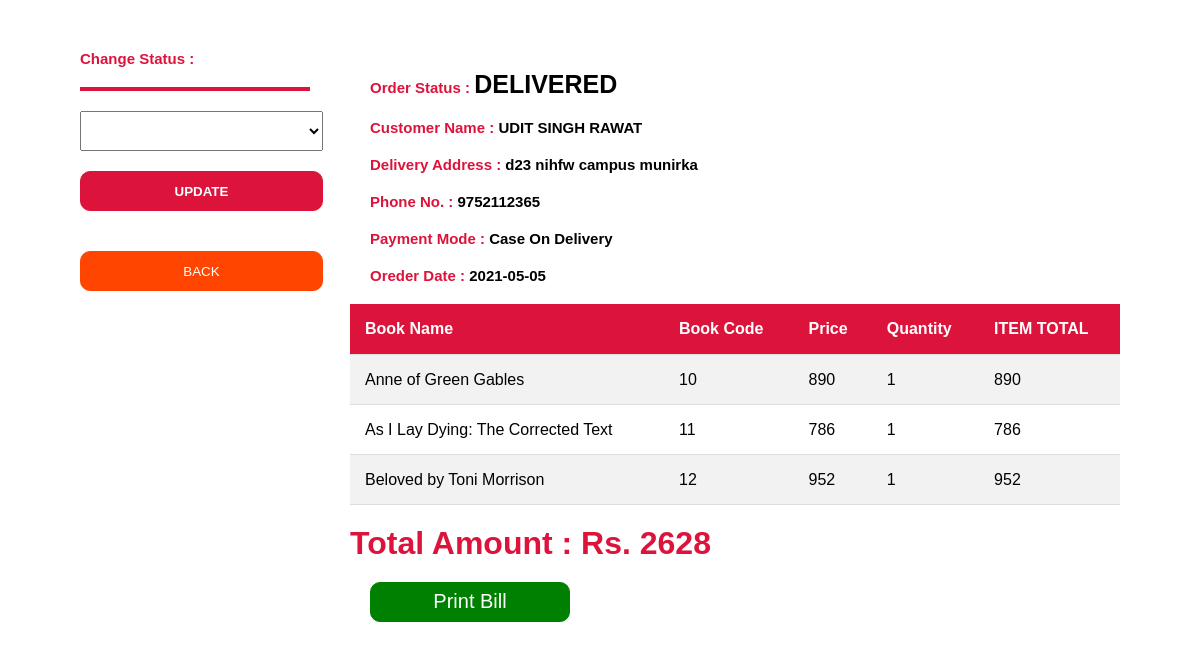
Page /orderlist.php?id=55-19 (signed in) on the committed database.
### tables this page shows
CREATE TABLE `orders` (
  `order_id` int(8) NOT NULL,
  `customer_id` int(8) NOT NULL,
  `name` varchar(30) NOT NULL,
  `phone` varchar(13) NOT NULL,
  `address` text NOT NULL,
  `date1` date NOT NULL,
  `status` varchar(15) NOT NULL,
  `mode` varchar(17) NOT NULL,
  `card_no` int(20) DEFAULT NULL,
  `security_code` varchar(10) DEFAULT NULL,
  `card_name` varchar(30) DEFAULT NULL
);

CREATE TABLE `cart` (
  `order_id` int(8) NOT NULL,
  `customer_id` int(8) NOT NULL,
  `book_name` varchar(50) NOT NULL,
  `book_code` varchar(8) NOT NULL,
  `quantity` int(2) NOT NULL,
  `price` int(4) NOT NULL
);

### orderlist.php (the view, shortened to what this page needs)
<?php
    include_once('config.php');
    if(isset($_GET['id'])){
        $value =explode("-",$_GET['id']);
        $customer_id = $value[1];
        $order_id = $value[0];
        $query = $con->prepare('SELECT * FROM orders WHERE order_id = :order_id and customer_id = :customer_id');
        if (!$query->execute(array(':order_id' => $order_id, ':customer_id' => $customer_id))) return false;
        $count= $query->rowCount();
        if ($count == 0){
            echo("<script>alert('ORDER NOT FOUND !');</script>");
        }else{
        $results = $query->fetchAll(\PDO::FETCH_ASSOC);
        foreach ($results as $row){
            $status = $row['status'];
            $name = $row['name'];
            $address = $row['address'];
            $phone = $row['phone'];
            $mode = $row['mode'];
            $date = $row['date1'];
        }
    }
    }
?>
<!DOCTYPE html>
<html lang="en">
<head>
    <link rel="stylesheet" href="./css/index.css">
    <link rel="stylesheet" href="./css/track.css">
    <link rel="stylesheet" href="./css/orderlist.css">
</head>
<body>
    <div class="body-container">
        <div class="sidebar">
            <h2>Change Status :</h2>
            <hr>
            <form action="" method="post" enctype="multipart/form-data">
            <select name="status" id="status" required>
                    <option value=""></option>
                    <option value="received">received</option>
                    </select>
                  <input type="submit" id="track" value="UPDATE" name="track">
            </form>
            <a href="orderstable.php"><button id="back">BACK</button></a>
        </div>
        <div class="book-container">
            <div><h2>Order Status : <span id="tk"><?php echo isset($status) ? $status : ''; ?></span></h2>
            <h2>Customer Name : <span><?php echo isset($name) ? $name : ''; ?></span></h2>
            <h2>Delivery Address : <span><?php echo isset($address) ? $address : ''; ?></span></h2>
            <h2>Phone No. : <span><?php echo isset($phone) ? $phone : ''; ?></span></h2>
            <h2>Payment Mode : <span><?php echo isset($mode) ? $mode : ''; ?></span></h2>
            <h2>Oreder Date : <span><?php echo isset($date) ? $date : ''; ?></span></h2>
            </div>
            <div>
            <table id="myTable">
            <tr>
            <th>Book Name</th>
            <th>Book Code</th>
            <th>Price</th>
            <th>Quantity</th>
			<th>ITEM TOTAL</th>
        </tr>
        <?php
            $sub_total = 0;
            if(isset($order_id) && isset($customer_id)){
                $query = $con->prepare('SELECT * FROM cart WHERE order_id = :order_id and customer_id = :customer_id');
                if (!$query->execute(array(':order_id' => $order_id, ':customer_id' => $customer_id))) return false;
                $results = $query->fetchAll(\PDO::FETCH_ASSOC);
                $count2= $query->rowCount();
                if($count2 != 0){
                foreach ($results as $res){
                 echo "<tr>";
                 echo "<td id='code'>".$res['book_name']."</td>";
                 echo "<td id='name'>".$res['book_code']."</td>";
                 echo "<td id='name'>".$res['price']."</td>";
                 echo "<td id='price'>".$res['quantity']."</td>";
                 $sub_total +=$res['price']*$res['quantity'];
			     echo "<td id='quantity'>".$res['price']*$res['quantity']."</td>";
        	    echo "</tr>";
            }
        }
         }
        ?>
    </table>
    <h1>Total Amount : Rs. <span><?php echo isset($sub_total) ? $sub_total : ''; ?></span></h1>
    <button id="print">Print Bill</button>
            </div>
        </div>
    </div>
</body>
</html>

### css/index.css (style rules this page uses)
* { margin: 0; padding: 0; box-sizing: border-box; font-family: Arial, Helvetica, sans-serif; }
body { width: 100%; }
.body-container { margin: 0 auto; margin-top: 30px; display: flex; width: 90%; }
.body-container .sidebar { width: 25%; }
h1,hr { color: crimson; margin-top: 20px; }
hr { border: 2px solid crimson; }
.body-container .book-container { width: 75%; padding: 20px; }

### css/track.css (style rules this page uses)
.sidebar hr,h2 { margin: 20px; }
.sidebar input { width: 90%; height: 40px; display: block; margin: 20px; }
.sidebar #track { border: 1px solid crimson; background-color: crimson; color: white; font-weight: bold; border-radius: 10px; }
h2 { color: crimson; font-size: 15px; }
.book-container h2 span { font-size: 15px; color: black; }
.book-container h2 #tk { font-size: 25px; text-transform: uppercase; }
table { width: 100%; margin-top: 20px; border-collapse: collapse; }
th, td { padding: 15px; text-align: left; border-bottom: 1px solid #ddd; }
th { height: 50px; text-align: left; background-color: crimson; color: white; }
td { height: 50px; vertical-align: bottom; }
tr:nth-child(even) { background-color: #f2f2f2; }

### css/orderlist.css (style rules this page uses)
#print { width: 200px; margin: 20px; height: 40px; font-size: 20px; background-color: green; color: white; border: 1px solid green; border-radius: 10px; }
#status { width: 90%; margin-left: 20px; height: 40px; }
#back { width: 90%; background-color: orangered; margin: 20px; height: 40px; color: white; border: 1px solid orangered; border-radius: 10px; }

### rows in the picture
orders: status "DELIVERED", name "UDIT SINGH RAWAT", address "d23 nihfw campus munirka", phone "9752112365", mode "Case On Delivery", date1 "2021-05-05"
cart: book_name "Anne of Green Gables", book_code "10", price "890", quantity "1", $res['price']*$res['quantity'] "890"
cart: book_name "As I Lay Dying: The Corrected Text", book_code "11", price "786", quantity "1", $res['price']*$res['quantity'] "786"
cart: book_name "Beloved by Toni Morrison", book_code "12", price "952", quantity "1", $res['price']*$res['quantity'] "952"

### other values in the picture
$sub_total "2628"
